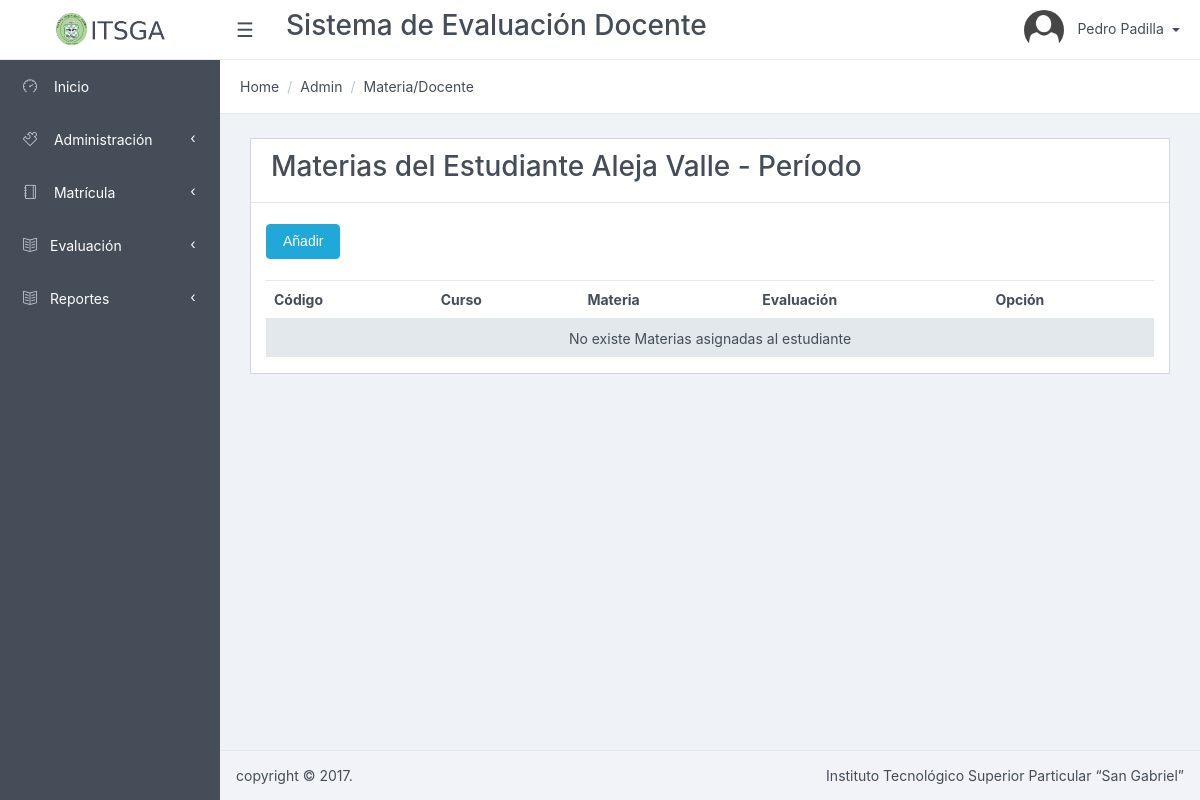
Page /Matricula/listarMaterias/3 (signed in) on the earlier database version.
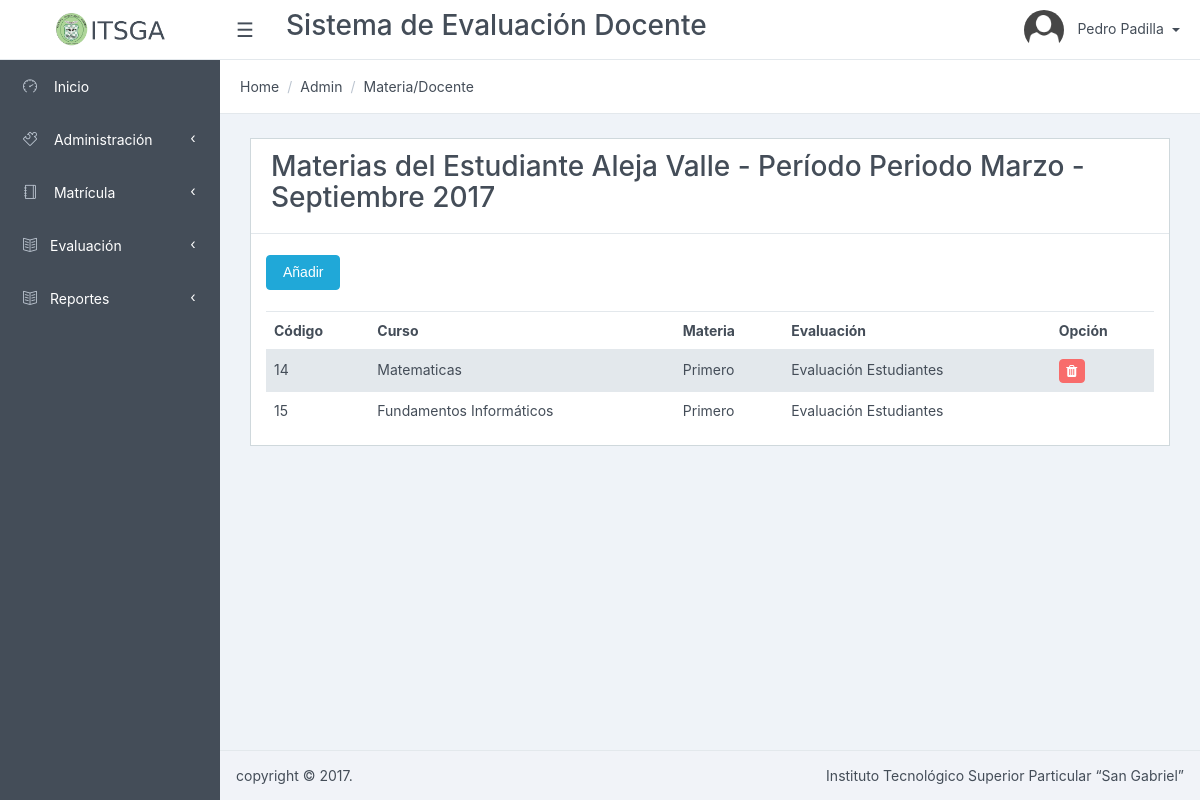
Same page on the later database version.
### tables this page shows
CREATE TABLE `periodo` (
  `periodo_id` int(11) NOT NULL AUTO_INCREMENT,
  `nombre` varchar(256) NOT NULL,
  `descripcion` varchar(512) DEFAULT NULL,
  `estado` tinyint(1) NOT NULL DEFAULT '1',
  PRIMARY KEY (`periodo_id`)
);

CREATE TABLE `matricula` (
  `matricula_id` int(11) NOT NULL AUTO_INCREMENT,
  `usuario_id` int(11) NOT NULL,
  `materia_periodo_id` int(11) NOT NULL,
  `fecha_registro` date NOT NULL,
  PRIMARY KEY (`matricula_id`),
  KEY `fk_matricula_estudiante_usuario1_idx` (`usuario_id`),
  KEY `fk_matricula_materia_periodo1_idx` (`materia_periodo_id`),
  CONSTRAINT `fk_matricula_estudiante_usuario1` FOREIGN KEY (`usuario_id`) REFERENCES `usuario` (`usuario_id`) ON DELETE NO ACTION ON UPDATE NO ACTION,
  CONSTRAINT `fk_matricula_materia_periodo1` FOREIGN KEY (`materia_periodo_id`) REFERENCES `materia_periodo` (`materia_periodo_id`) ON DELETE NO ACTION ON UPDATE NO ACTION
);

CREATE TABLE `materia_periodo` (
  `materia_periodo_id` int(11) NOT NULL AUTO_INCREMENT,
  `fecha_registro` date NOT NULL,
  `materia_id` int(11) NOT NULL,
  `periodo_id` int(11) NOT NULL,
  `docente_id` int(11) NOT NULL,
  `estado` int(11) DEFAULT '1',
  PRIMARY KEY (`materia_periodo_id`),
  KEY `fk_matricula_materia1` (`materia_id`),
  KEY `fk_matricula_periodo1` (`periodo_id`),
  KEY `fk_matricula_usuario1_idx` (`docente_id`),
  CONSTRAINT `fk_matricula_materia1` FOREIGN KEY (`materia_id`) REFERENCES `materia` (`materia_id`) ON DELETE NO ACTION ON UPDATE NO ACTION,
  CONSTRAINT `fk_matricula_periodo1` FOREIGN KEY (`periodo_id`) REFERENCES `periodo` (`periodo_id`) ON DELETE NO ACTION ON UPDATE NO ACTION,
  CONSTRAINT `fk_matricula_usuario1` FOREIGN KEY (`docente_id`) REFERENCES `usuario` (`usuario_id`) ON DELETE NO ACTION ON UPDATE NO ACTION
);

CREATE TABLE `materia` (
  `materia_id` int(11) NOT NULL AUTO_INCREMENT,
  `nombre` varchar(256) NOT NULL,
  `descripcion` varchar(512) DEFAULT NULL,
  `curso_id` int(11) NOT NULL,
  `estado` tinyint(1) NOT NULL DEFAULT '1',
  PRIMARY KEY (`materia_id`),
  KEY `fk_materia_curso1` (`curso_id`),
  CONSTRAINT `fk_materia_curso1` FOREIGN KEY (`curso_id`) REFERENCES `curso` (`curso_id`) ON DELETE NO ACTION ON UPDATE NO ACTION
);

CREATE TABLE `curso` (
  `curso_id` int(11) NOT NULL AUTO_INCREMENT,
  `nombre` varchar(256) NOT NULL,
  `descripcion` varchar(512) DEFAULT NULL,
  `especialidad_id` int(11) NOT NULL,
  `estado` tinyint(1) NOT NULL DEFAULT '1',
  PRIMARY KEY (`curso_id`),
  KEY `fk_curso_especialidad1` (`especialidad_id`),
  CONSTRAINT `fk_curso_especialidad1` FOREIGN KEY (`especialidad_id`) REFERENCES `especialidad` (`especialidad_id`) ON DELETE NO ACTION ON UPDATE NO ACTION
);

### app/controllers/MatriculaController.php (called while the page is built, shortened)
<?php
require_once (PATH_MODELS . "/MatriculaModel.php");
class MatriculaController {
	public function listarMaterias(){
		$model = new MatriculaModel();
		$estudiante = $model->getEstudianteById();
		$periodo = $model->getPeriodoActivo();
		$items = $model->getMateriaEstudiante();
		require_once PATH_VIEWS."/Matricula/view.listmat.php";
	}
}

### index.php (called while the page is built, shortened)
<?php
if(isset($_GET['action'])){
	$redirect = ($_GET['action']!='')?$_GET['action']:"listar";
}
$controller = new $controllerName();
$controller->$redirect();
?>

### public/views/Matricula/index.php (called while the page is built, shortened)
<?php
require_once("../../../index.php");
?>

### app/models/MatriculaModel.php (called while the page is built, shortened)
<?php
require_once(PATH_MODELS."/BaseModel.php");
class MatriculaModel {
	public function getMateriaEstudiante()
	{
		$item = $_GET['id'];
		$model = new BaseModel();
		if($item > 0){
			$sql = "select distinct(mp.materia_id) as id,mp.materia_periodo_id,ma.matricula_id,me.fecha_evaluacion,
					m.nombre as materia_nombre, c.nombre as curso_nombre, e.nombre as evaluacion, p.nombre as periodo
					from matricula as ma
					inner join  materia_periodo as mp on ma.materia_periodo_id = mp.materia_periodo_id
					inner join materia as m ON m.materia_id = mp.materia_id
					inner join curso as c ON c.curso_id = m.curso_id
					inner join matricula_evaluacion as me on me.matricula_id =  ma.matricula_id
					inner join evaluacion as e on e.evaluacion_id = me.evaluacion_id
					inner join periodo as p on p.periodo_id = mp.periodo_id
					where p.estado =1 and ma.usuario_id=".$item;
			$result = $model->execSql($sql, array(), true);
		}
		return $result;
	}
	public function getEstudianteById(){
		$model = new BaseModel();
		$itemId = isset($_POST['id'])?$_POST['id']:$_GET['id'];
		$sql = "select *, usuario_id as id
				from usuario where tipo_usuario_id=3 and usuario_id=".$itemId;
		return $model->execSql($sql, array(),true)[0];
	}
	public function getPeriodoActivo(){
		$model = new BaseModel();
		$sql = "select * from periodo
				where estado=1";
		return $model->execSql($sql, array(),true)[0];
	}
}

### app/models/BaseModel.php (called while the page is built, shortened)
<?php
class BaseModel {
	private $pdo;
	private function openConexion() {
		try {
			$this->pdo = new PDO ( 'mysql:host=' . HOSTNAME_DATABASE . ';dbname=' . DATABASE . ';charset=utf8', USERNAME, PASSWORD );
			$this->pdo->setAttribute ( PDO::ATTR_ERRMODE, PDO::ERRMODE_EXCEPTION );
		} catch ( Exception $e ) {
			die ( $e->getMessage () );
		}
	}
	private function closeConexion() {
		$this->pdo = null;
	}
	public function execSql($sql, $parameters, $list = false, $obtainId = false) {
		try {
			$stm = $this->pdo->prepare ( $sql );
			$stm->execute ( $parameters );
			if ($obtainId) {
				$result = $this->pdo->lastInsertId ();
			} else {
				if ($list) {
					$result = $stm->fetchAll ( PDO::FETCH_OBJ );
				} else {
					$result = $stm->fetch ( PDO::FETCH_OBJ );
				}
			}
		} catch ( Exception $e ) {
			die ( $e->getMessage () );
		}
		return $result;
	}
}

### public/views/Matricula/view.listmat.php (the view, shortened to what this page needs)
<?php include_once PATH_TEMPLATE.'/header.php';?>
<div class="card">
<div class="card-header">
    	<h3>Materias del Estudiante <?php echo $estudiante->nombres.' '.$estudiante->apellidos?> - Período <?php echo $periodo->nombre;?></h3>
</div>
<form id="frmItem" method="post" action="../guardar/">
	<br>
	<div class="col-lg-12">
		 <button type="button" data-id="<?php echo $estudiante->id;?>" class="btn btn-primary" data-toggle="modal" data-target="#myModal">
          	Añadir
         </button>
	</div>
	<br>
	<div class="form-group col-sm-12">
		<table class="table table-striped">
			<thead>
				<tr>
					<th>Código</th>
					<th>Curso</th>
					<th>Materia</th>
					<th>Evaluaci&oacute;n</th>
					<th>Opción</th>
			</thead>
    		<tbody>
		    		<?php
						if(count($items)>0){
							foreach ($items as $item){
							$id = $item->matricula_id.'-'.$estudiante->id;
								?>
					<tr><td><?php echo $item->id;?></td>
						<td><?php echo $item->materia_nombre;?></td>
						<td><?php echo $item->curso_nombre;?></td>
						<td><?php echo $item->evaluacion;?></td>
						<td><?php if($item->fecha_evaluacion == null){
							echo "<a href='javascript:if(confirm(\"Est\u00e1 seguro que desea eliminar el elemento seleccionado?\")){redirect(\"$id\");}' class='btn btn-danger btn-sm' title='Eliminar'><i class='fa fa-trash'></i></a>";
						}?>
						</td>
					<?php 	}
						}else{?>
					<tr><td colspan="5" align="center">No existe Materias asignadas al estudiante</td></tr>
					<?php }?>
			</tbody>
		</table>
	</div>
</form>
<?php include_once PATH_TEMPLATE.'/footer.php';?>
<link href="<?php echo PATH_CSS; ?>/dataTables.bootstrap.css" rel="stylesheet">
<link href="<?php echo PATH_CSS; ?>/bootstrapValidator.min.css" rel="stylesheet">
</body>
</html>

Differences in the rows shown:
added periodo: nombre "Periodo Marzo - Septiembre 2017"
added matricula: materia_periodo.materia_id "14", materia.nombre "Matematicas", curso.nombre "Primero", evaluacion "Evaluación Estudiantes"
added matricula: materia_periodo.materia_id "15", materia.nombre "Fundamentos Informáticos", curso.nombre "Primero", evaluacion "Evaluación Estudiantes"
Other differences:
text no longer shown: "No existe Materias asignadas al estudiante"
